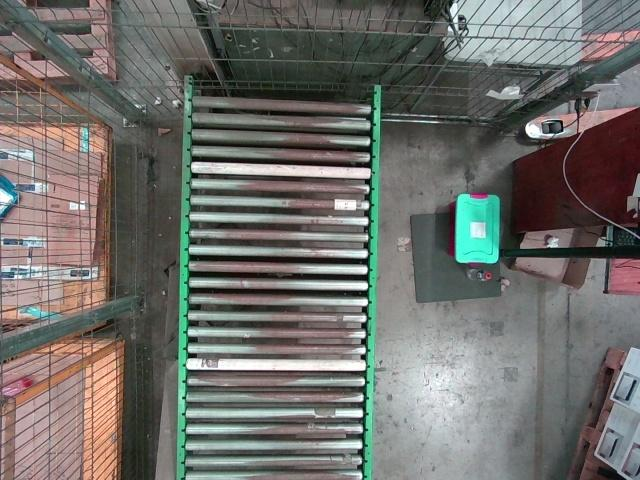
#> input picture portico_default_2023_02_06-171224_respaldo_jpg.rf.a3fac7232dd6937e65a5bc77f9f09930.jpg, 640 x 480 px; its folder holds only this picture in this run
$ python -i projFinal.py   (imports and definitions only)
#> lines starting #> are read from the running program, lines starting #| are printed output that depends on the picture; after the words box and inside, x2 and y2 are one past the last pixel; in counts of white or black regions, pixels touching at a corner belong together
import matplotlib.pyplot as plt
import matplotlib.patches as mpatches
from matplotlib.widgets import Button
from skimage.io import imread
from skimage.morphology import opening, closing, remove_small_objects, disk
from skimage.filters import gaussian
from skimage.color import rgb2gray
from skimage.measure import label, regionprops
import os
import random
import math

# --- CONFIGURAÇÕES GLOBAIS ---
imagens = r"C:\Users\ArturDelpupo\Documents\Faculdade\VisaoComputadores\ProjFinal\Img\Imagens\Img_Base"
sigma_gauss = 1.3
binaryThreshold = 0.63
disk_abrir = 6
disk_fechar = 5
tamanhos_caixas = (2000, 7000, 20000)
proporcoes_caixas = (0.5, 0.8, 1.2, 2.0)
dist_centroide = 103
images = []
index_img = 0
nome_img = ""
fig = None
botoes = {}
info_caixas = []
unioes_registradas = []


def classificar_proporcao(altura, largura):
    proporcao = altura / largura

    if proporcao >= proporcoes_caixas[3] or proporcao <= proporcoes_caixas[0]:
        return "retangular estreita"
    elif (proporcao > proporcoes_caixas[0] and proporcao < proporcoes_caixas[1]) or \
         (proporcao > proporcoes_caixas[2] and proporcao < proporcoes_caixas[3]):
        return "retangular"
    elif proporcao >= proporcoes_caixas[1] and proporcao <= proporcoes_caixas[2]:
        return "quadrado"

def classificar_tamanho(area):
    if tamanhos_caixas[0] <= area < tamanhos_caixas[1]:
        return "pequeno"
    elif tamanhos_caixas[1] <= area < tamanhos_caixas[2]:
        return "médio"
    elif area >= tamanhos_caixas[2]:
        return "grande"

# [13 lines left out: functions dist_centroides, unir_caixas, not called in this run]

def unir_caixas_proximas(infos_caixasEncontradas, distancia_maxima):
    global unioes_registradas
    unioes_registradas = []

    if not infos_caixasEncontradas:
        return []

    caixas_atuais = [box['bbox'] for box in infos_caixasEncontradas]

    unido_nesta_iteracao = True
    while unido_nesta_iteracao:
        unido_nesta_iteracao = False
        nova_lista_caixas = []
        caixas_processadas = [False] * len(caixas_atuais)

        for i in range(len(caixas_atuais)):
            if caixas_processadas[i]:
                continue

            bbox_i = caixas_atuais[i]
            encontrou_uniao = False

            for j in range(i + 1, len(caixas_atuais)):
                if caixas_processadas[j]:
                    continue

                bbox_j = caixas_atuais[j]
                dist = dist_centroides(bbox_i, bbox_j)

                if dist < distancia_maxima:
                    bbox_unida = unir_caixas(bbox_i, bbox_j)
                    nova_lista_caixas.append(bbox_unida)

                    unioes_registradas.append({
                        'bbox1': bbox_i,
                        'bbox2': bbox_j,
                        'distancia': dist
                    })

                    caixas_processadas[i] = True
                    caixas_processadas[j] = True
                    unido_nesta_iteracao = True
                    encontrou_uniao = True
                    break

            if not encontrou_uniao and not caixas_processadas[i]:
                nova_lista_caixas.append(bbox_i)
                caixas_processadas[i] = True

        caixas_atuais = nova_lista_caixas

    final_boxes_info = []
    for bbox_unida in caixas_atuais:
        min_row, min_col, max_row, max_col = bbox_unida
        width = max_col - min_col
        height = max_row - min_row
        area = width * height

        classificacao_proporcao = classificar_proporcao(height, width)
        classificacao_tamanho = classificar_tamanho(area)
        proporcao = height / width

        final_boxes_info.append({
            'bbox': bbox_unida,
            'width_pixels': width,
            'height_pixels': height,
            'area_pixels': area,
            'proporcao': proporcao,
            'classificacao_proporcao': classificacao_proporcao,
            'classificacao_tamanho': classificacao_tamanho
        })

    return final_boxes_info

def binarizacao(image):
    image = image[90:, 120:410]
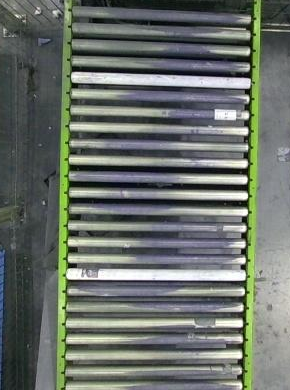
#> image: shape (390, 290, 3); mean of channels 0, 1, 2 105.9, 111.7, 105.5; drawn as B, G, R

    centro_img = (image.shape[0] // 2, image.shape[1] // 2)
#> centro_img = (195, 145)
    image_height, image_width = image.shape[:2]
#> image_height = 390; image_width = 290

    image_gray = rgb2gray(image)
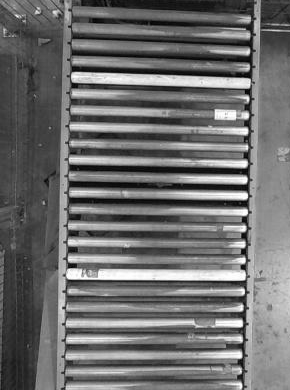
#> image_gray: shape (390, 290) float64; min 0.000833, max 1, mean 0.432
    image_gauss = gaussian(image_gray, sigma=sigma_gauss)
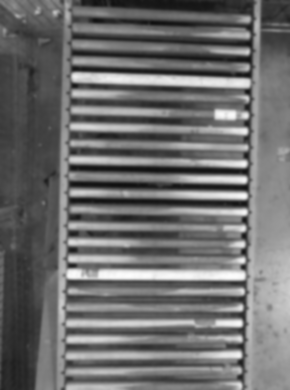
#> image_gauss: shape (390, 290) float64; min 0.0642, max 0.993, mean 0.432
    image_binarizada = image_gauss > binaryThreshold
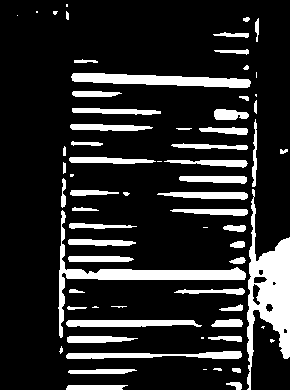
#> image_binarizada: shape (390, 290) bool; 16.1% white; 69 white regions (16 under 20 px), largest, box (x1, y1, x2, y2) and area: (247, 189, 290, 390) 3616, (58, 210, 246, 338) 2329, (71, 73, 251, 88) 1652


    image_diskabrir = opening(image_binarizada, disk(disk_abrir))
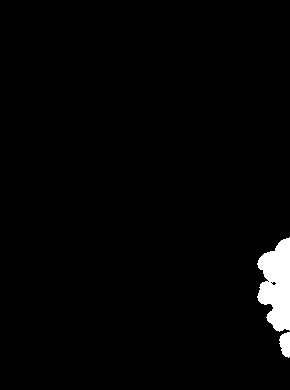
#> image_diskabrir: shape (390, 290) bool; 2.1% white; 2 white regions, box (x1, y1, x2, y2) and area: (257, 237, 290, 332) 2212, (279, 332, 290, 358) 217
    image_diskfechar = closing(image_diskabrir, disk(disk_fechar))
#> image_diskfechar: shape (390, 290) bool; 2.2% white; 1 white region, box (x1, y1, x2, y2) and area: (257, 237, 290, 358) 2518
    image_diskfechar = remove_small_objects(image_diskfechar, min_size=tamanhos_caixas[0]//5)

    label_image = label(image_diskfechar)
#> label_image: shape (390, 290) int32; values 0 (black) and 1 (white), 2.2% white; 1 white region
    regiao = regionprops(label_image)
#> regiao = 1 regions; box (x1, y1, x2, y2) and area: (257, 237, 290, 358) 2518

    caixasPossiveis = []
    for region in regiao:
        linha_min, coluna_min, linha_max, coluna_max = region.bbox
        largura = coluna_max - coluna_min
        altura = linha_max - linha_min
        area = region.area

        proporcao = altura / largura

        classificacao_proporcao = classificar_proporcao(altura, largura)
        classificacao_tamanho = classificar_tamanho(area)

        caixasPossiveis.append({
            'bbox': region.bbox,
            'width_pixels': largura,
            'height_pixels': altura,
            'area_pixels': area,
            'proporcao': proporcao,
            'classificacao_proporcao': classificacao_proporcao,
            'classificacao_tamanho': classificacao_tamanho
        })
#> this loop made 1 pass
#> (linha_min, coluna_min, linha_max, coluna_max, largura, altura, area) on pass 1: (237, 257, 358, 290, 33, 121, 2518)
#> after the loop, caixasPossiveis = 1 item

    caixasUnidas = unir_caixas_proximas(caixasPossiveis, dist_centroide)
#> in unir_caixas_proximas, `caixas_atuais = [box['bbox'] for box in infos_caixasEncontradas]`: caixas_atuais = [(237, 257, 358, 290)]
#> the loop in unir_caixas_proximas, `while unido_nesta_iteracao:` made 1 pass
#> caixasUnidas = 1 item

    caixasFiltradas = []
    numCaixas_detectadas = len(caixasUnidas)
#> numCaixas_detectadas = 1

    if numCaixas_detectadas == 1:
        if caixasUnidas:
            caixasFiltradas.append(caixasUnidas[0])
    elif numCaixas_detectadas == 2:
        for infoCaixas in caixasUnidas:
            linha_min, coluna_min, linha_max, coluna_max = infoCaixas['bbox']
            tocarTopo = linha_min <= 2
            tocarEsq = coluna_min <= 2
            tocarDir = coluna_max >= image_width - 2

            if not (tocarTopo or tocarEsq or tocarDir):
                caixasFiltradas.append(infoCaixas)
        caixasFiltradas = caixasFiltradas[:2]
    elif numCaixas_detectadas >= 3:
        caixasFiltradas2 = []
        for infoCaixas in caixasUnidas:
            linha_min, coluna_min, linha_max, coluna_max = infoCaixas['bbox']
            tocarTopo = linha_min <= 2
            tocarEsq = coluna_min <= 2
            tocarDir = coluna_max >= image_width - 2

            if not (tocarTopo or tocarEsq or tocarDir):
                caixasFiltradas2.append(infoCaixas)

        caixasFiltradas = caixasFiltradas2[:3]

    global info_caixas
    info_caixas = caixasFiltradas
#> info_caixas = 1 item

    return caixasFiltradas, image, image_gray, image_diskfechar, True, binaryThreshold, centro_img, numCaixas_detectadas

def mudar_imagem(event=None):
    global nome_img
    abrir_imagem()

# [104 lines left out: functions criar_botoes, abrir_imagem, not called in this run]


# [3 lines not run here, left out]

>>> import cv2
>>> picture = cv2.cvtColor(cv2.imread('portico_default_2023_02_06-171224_respaldo_jpg.rf.a3fac7232dd6937e65a5bc77f9f09930.jpg'), cv2.COLOR_BGR2RGB)
>>> result = binarizacao(picture)
#> result = 8 items
